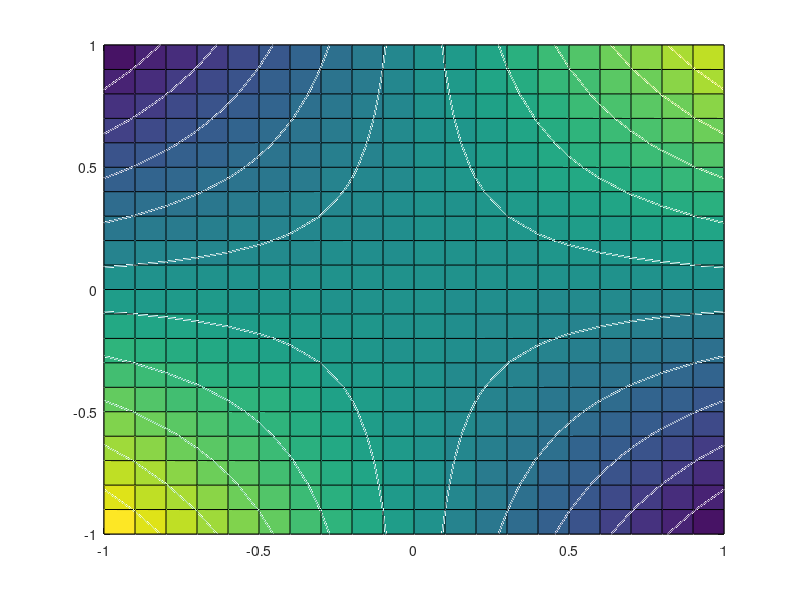

The MATLAB source for this figure:
%exo 31 representation d'une fonction quadratique  p127

Mx=-1:0.1:1; My=-1:0.1:1;
[X,Y]=meshgrid(Mx,My);
GX=Y;GY=X;
%quiver(Mx,My,GX,GY);
Z=X.*Y;
contour3(X,Y,Z);
surface(X,Y,Z);